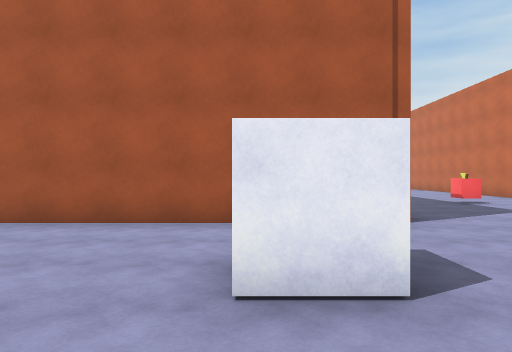
view 1 (above)

18 first-person views from a walk through a scene from a Unity 3-D project. The camera is 1.4 m above the floor, looks level and sees 70° across. The floor is counted in squares, 2 m on a side. Each view is taken from the middle of a square. On the plan, view 1 faces up. The plan holds only what a view shows up to about 11 squares ahead; the rest is blank. The place goes on beyond the plan. The player character is not drawn.

view 2
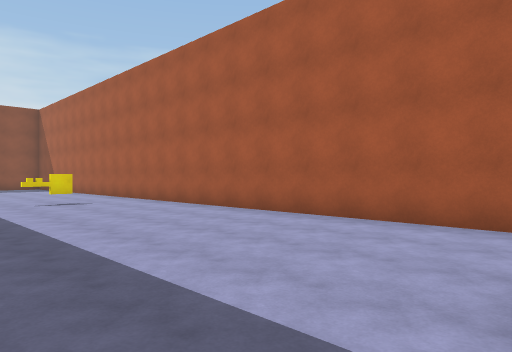

view 3
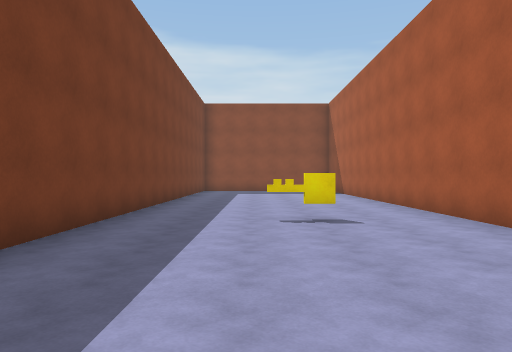

view 4
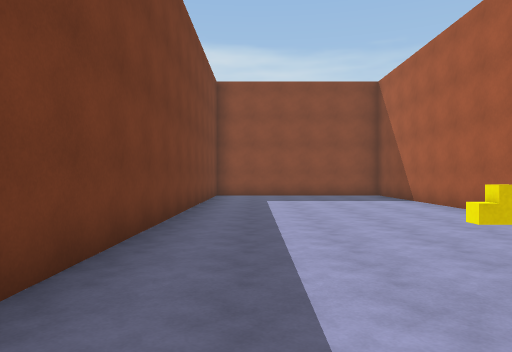

view 5
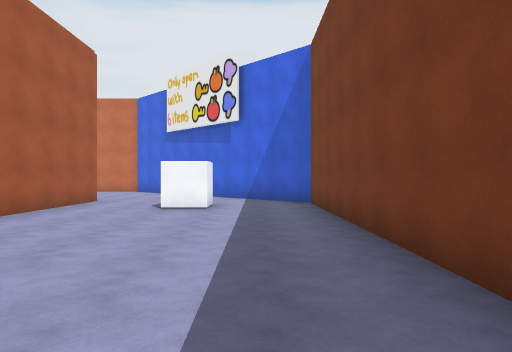

view 6
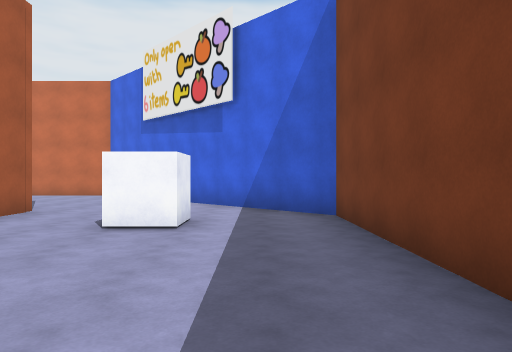

view 7
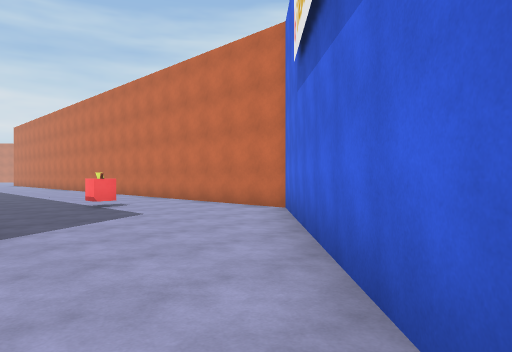

view 8
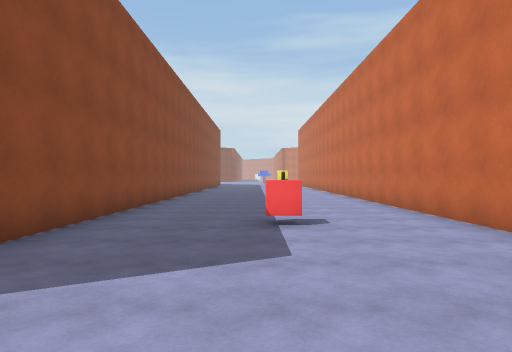

view 9
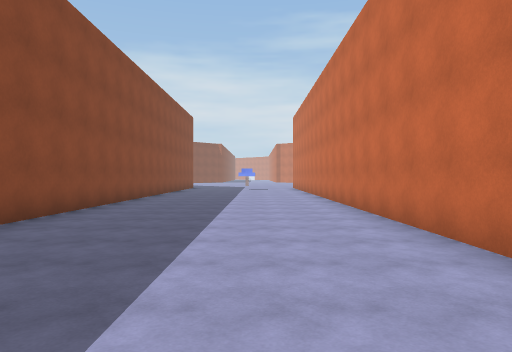

view 10
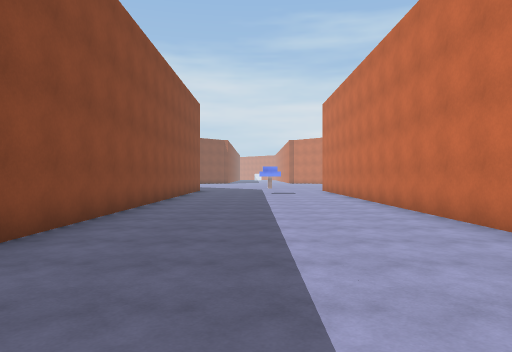

view 11
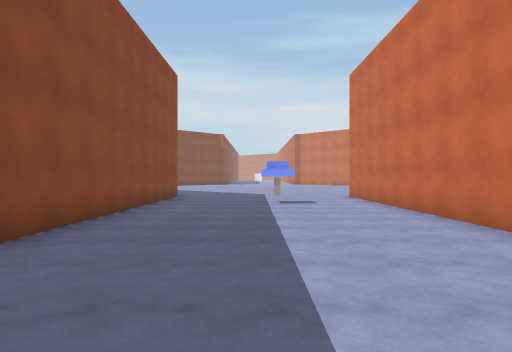

view 12
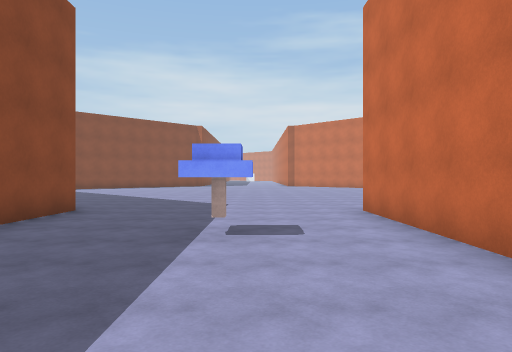

view 13
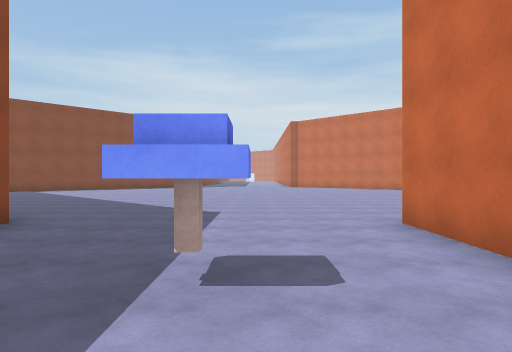

view 14
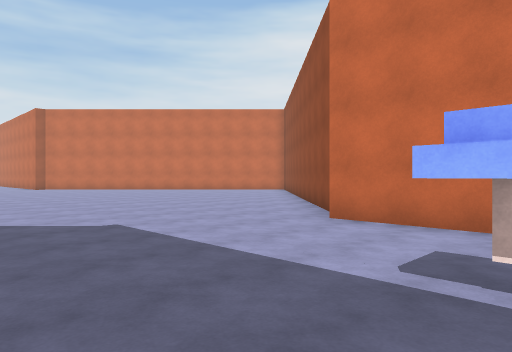

view 15
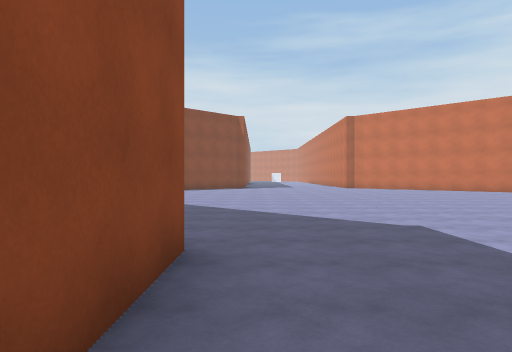

view 16
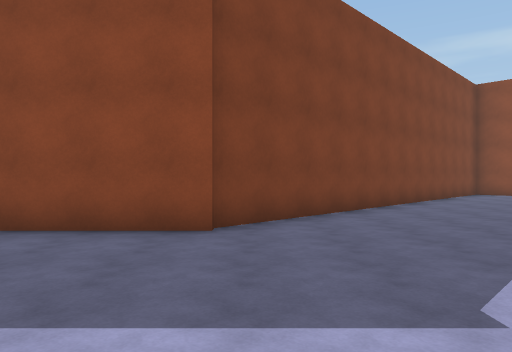

view 17
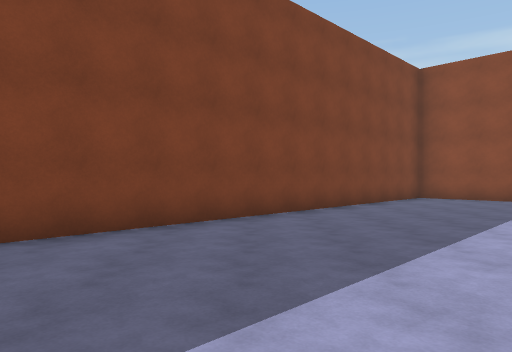

view 18
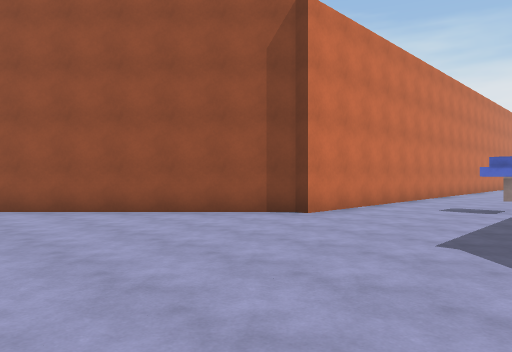

### Floor plan
Points are (right, up) in squares from view 1. A wall is a line through its corners. A room is listed if a view was taken in it or the views show most of it. See-through windows are left out.
Room 1 (views 1, 2, 3, 4, 5, 6, 7, 8, 9, 10, 11, 12, 13, 14, 15, 16, 17, 18)
walls: (2.4, 5.4) (-19, 5.4); (2.3, 31.5) (2.3, 7.8); (8.4, 31.4) (12.5, 35.5); (-6, 39.5) (2.2, 31.4); (-19, -0.4) (1.5, -0.4) (8.2, 6.3) (8.2, 31.5)
objects: key (-10, 3); other object (0, 2) to (1, 3); other object (5, 9); other object (5, 28) to (6, 29)

Where each view was taken, in squares from view 1:
view 1: 0 up, 0 right, facing up
view 2: 0 up, 0 right, facing up-left
view 3: 2 up, 4 left, facing left
view 4: 1 up, 8 left, facing left
view 5: 1 up, 8 left, facing right
view 6: 1 up, 5 left, facing right
view 7: 1 up, 2 right, facing up-right
view 8: 4 up, 5 right, facing up
view 9: 10 up, 6 right, facing up
view 10: 14 up, 5 right, facing up
view 11: 19 up, 5 right, facing up
view 12: 24 up, 6 right, facing up
view 13: 26 up, 6 right, facing up
view 14: 28 up, 3 right, facing up-right
view 15: 28 up, 3 right, facing up
view 16: 32 up, 7 right, facing left
view 17: 35 up, 5 right, facing left
view 18: 37 up, 4 right, facing down-right
